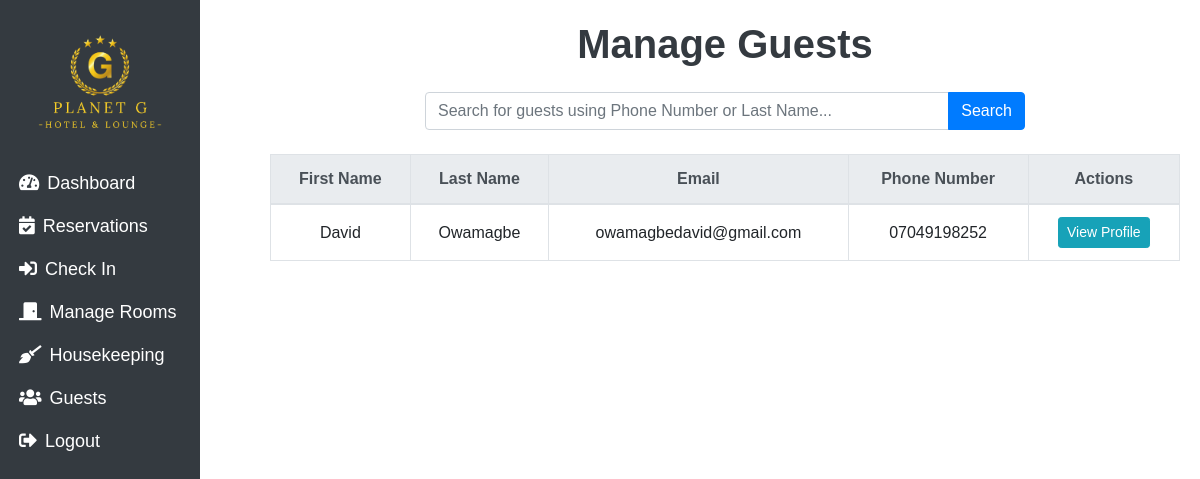
Screenshot of /guests with the database file from the repository.
### main.py (models this page shows)
class Guest(db.Model):
    id = db.Column(db.Integer, primary_key=True)
    first_name = db.Column(db.String(100), nullable=False)
    last_name = db.Column(db.String(100), nullable=False)
    phone_number = db.Column(db.String(20), nullable=False, unique=True)  # Ensure phone number is unique
    email = db.Column(db.String(120), nullable=False, unique=True)  # Email remains unique
    address = db.Column(db.String(200), nullable=False)
    id_type = db.Column(db.String(50), nullable=True)
    id_number = db.Column(db.String(50), nullable=True)
    bookings = db.relationship('Booking', backref='guest', lazy=True)

### main.py (the view)
@app.route('/guests', methods=['GET'])
def manage_guests():
    search_query = request.args.get('search', '').strip()
    if search_query:
        guests = Guest.query.filter(
            (Guest.first_name.ilike(f"%{search_query}%")) |
            (Guest.last_name.ilike(f"%{search_query}%")) |
            (Guest.email.ilike(f"%{search_query}%")) |
            (Guest.phone_number.ilike(f"%{search_query}%"))
        ).all()
    else:
        guests = Guest.query.all()
    return render_template('manage_guests.html', guests=guests, search_query=search_query)

### templates/manage_guests.html (shortened to what this page needs)
<!DOCTYPE html>
<html lang="en">
<head>
    <link rel="stylesheet" href="https://stackpath.bootstrapcdn.com/bootstrap/4.5.2/css/bootstrap.min.css">
    <link rel="stylesheet" href="/static/css/rooms.css" />
    <link rel="stylesheet" href="/static/css/dashboard.css" />
    <link href="https://cdnjs.cloudflare.com/ajax/libs/font-awesome/5.15.4/css/all.min.css" rel="stylesheet">
</head>
<body>
<div class="col-md-2 col-sm-4 bg-dark text-white vh-100 p-1 sidebar">
    <div class="text-center">
        <img src="/static/assets/images/planetgelimgbulogo.png" alt="Hotel Logo" class="img-fluid mb-2" style="width: 150px;">
    </div>
    <nav class="nav flex-column">
        <a class="nav-link text-white py-2" href="/dashboard">
            <i class="fas fa-tachometer-alt mr-2"></i>Dashboard
        </a>
        <a class="nav-link text-white py-2" href="/reservations">
            <i class="fas fa-calendar-check mr-2"></i>Reservations
        </a>
        <a class="nav-link text-white py-2" href="/bookings">
            <i class="fas fa-sign-in-alt mr-2"></i>Check In
        </a>
        <a class="nav-link text-white py-2" href="/rooms">
            <i class="fas fa-door-closed mr-2"></i>Manage Rooms
        </a>
        <a class="nav-link text-white py-2" href="/housekeeping">
            <i class="fas fa-broom mr-2"></i>Housekeeping
        </a>
        <a class="nav-link text-white py-2" href="/guests">
            <i class="fas fa-users mr-2"></i>Guests
        </a>
        <a class="nav-link text-white py-2" href="/logout">
            <i class="fas fa-sign-out-alt mr-2"></i>Logout
        </a>
    </nav>
</div>
    <div class="content">
        <h1 class="text-center">Manage Guests</h1>
        <form method="GET" action="{{ url_for('manage_guests') }}" class="search-bar">
            <div class="input-group">
                <input type="text" name="search" class="form-control" placeholder="Search for guests using Phone Number or Last Name..." value="{{ search_query }}">
                <div class="input-group-append">
                    <button class="btn btn-primary" type="submit">Search</button>
                </div>
            </div>
        </form>
        <div class="table-responsive">
            <table class="table table-bordered table-hover">
                <thead class="thead-light">
                    <tr>
                        <th>First Name</th>
                        <th>Last Name</th>
                        <th>Email</th>
                        <th>Phone Number</th>
                        <th>Actions</th>
                    </tr>
                </thead>
                <tbody>
                    {% for guest in guests %}
                    <tr>
                        <td>{{ guest.first_name }}</td>
                        <td>{{ guest.last_name }}</td>
                        <td>{{ guest.email }}</td>
                        <td>{{ guest.phone_number }}</td>
                        <td>
                            <a href="{{ url_for('view_guest_profile', guest_id=guest.id) }}" class="btn btn-info btn-sm">View Profile</a>
                        </td>
                    </tr>
                    {% endfor %}
                </tbody>
            </table>
        </div>
    </div>
</body>
</html>

### static/css/rooms.css (style rules this page uses)
.table th, .table td { text-align: center; }

### static/css/dashboard.css (style rules this page uses)
body { font-family: 'Arial', sans-serif; display: flex; height: 100vh; margin: 0; }
.sidebar { width: 250px; height: 100vh; background-color: #343a40; color: white; position: fixed; top: 0; left: 0; display: flex; flex-direction: column; padding-top: 20px; }
.sidebar a { color: white; padding: 15px; text-decoration: none; font-size: 18px; display: block; transition: background 0.3s; }
.content { margin-left: 250px; padding: 20px; width: calc(100% - 250px); }
table { width: 100%; border-collapse: collapse; }
th, td { border: 1px solid #ddd; padding: 8px; }
th { background-color: #f2f2f2; }

### templates/manage_guests.html (style rules this page uses)
h1 { margin-bottom: 1.5rem; font-weight: 600; color: #343a40; }
.table th, .table td { text-align: center; vertical-align: middle; }
.search-bar { margin-bottom: 1.5rem; }
.search-bar .input-group { max-width: 600px; margin: auto; }
.btn-info { background-color: #17a2b8; border-color: #17a2b8; }
.table th { background-color: #f8f9fa; }

### rows the page displays
Guest: first_name "David", last_name "Owamagbe", email "owamagbedavid@gmail.com", phone_number "07049198252"
